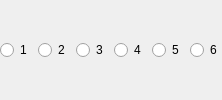
                           <widget class="QWidget" name="flvTracks">
                            <layout class="QHBoxLayout" name="horizontalLayout_8">
                             <property name="leftMargin">
                              <number>0</number>
                             </property>
                             <property name="topMargin">
                              <number>0</number>
                             </property>
                             <property name="rightMargin">
                              <number>0</number>
                             </property>
                             <property name="bottomMargin">
                              <number>0</number>
                             </property>
                             <item>
                              <widget class="QRadioButton" name="flvTrack1">
                               <property name="sizePolicy">
                                <sizepolicy hsizetype="Minimum" vsizetype="Preferred">
                                 <horstretch>0</horstretch>
                                 <verstretch>0</verstretch>
                                </sizepolicy>
                               </property>
                               <property name="text">
                                <string>1</string>
                               </property>
                              </widget>
                             </item>
                             <item>
                              <widget class="QRadioButton" name="flvTrack2">
                               <property name="sizePolicy">
                                <sizepolicy hsizetype="Minimum" vsizetype="Preferred">
                                 <horstretch>0</horstretch>
                                 <verstretch>0</verstretch>
                                </sizepolicy>
                               </property>
                               <property name="text">
                                <string>2</string>
                               </property>
                              </widget>
                             </item>
                             <item>
                              <widget class="QRadioButton" name="flvTrack3">
                               <property name="sizePolicy">
                                <sizepolicy hsizetype="Minimum" vsizetype="Preferred">
                                 <horstretch>0</horstretch>
                                 <verstretch>0</verstretch>
                                </sizepolicy>
                               </property>
                               <property name="text">
                                <string>3</string>
                               </property>
                              </widget>
                             </item>
                             <item>
                              <widget class="QRadioButton" name="flvTrack4">
                               <property name="sizePolicy">
                                <sizepolicy hsizetype="Minimum" vsizetype="Preferred">
                                 <horstretch>0</horstretch>
                                 <verstretch>0</verstretch>
                                </sizepolicy>
                               </property>
                               <property name="text">
                                <string>4</string>
                               </property>
                              </widget>
                             </item>
                             <item>
                              <widget class="QRadioButton" name="flvTrack5">
                               <property name="sizePolicy">
                                <sizepolicy hsizetype="Minimum" vsizetype="Preferred">
                                 <horstretch>0</horstretch>
                                 <verstretch>0</verstretch>
                                </sizepolicy>
                               </property>
                               <property name="text">
                                <string>5</string>
                               </property>
                              </widget>
                             </item>
                             <item>
                              <widget class="QRadioButton" name="flvTrack6">
                               <property name="sizePolicy">
                                <sizepolicy hsizetype="Minimum" vsizetype="Preferred">
                                 <horstretch>0</horstretch>
                                 <verstretch>0</verstretch>
                                </sizepolicy>
                               </property>
                               <property name="text">
                                <string>6</string>
                               </property>
                              </widget>
                             </item>
                            </layout>
                           </widget>
